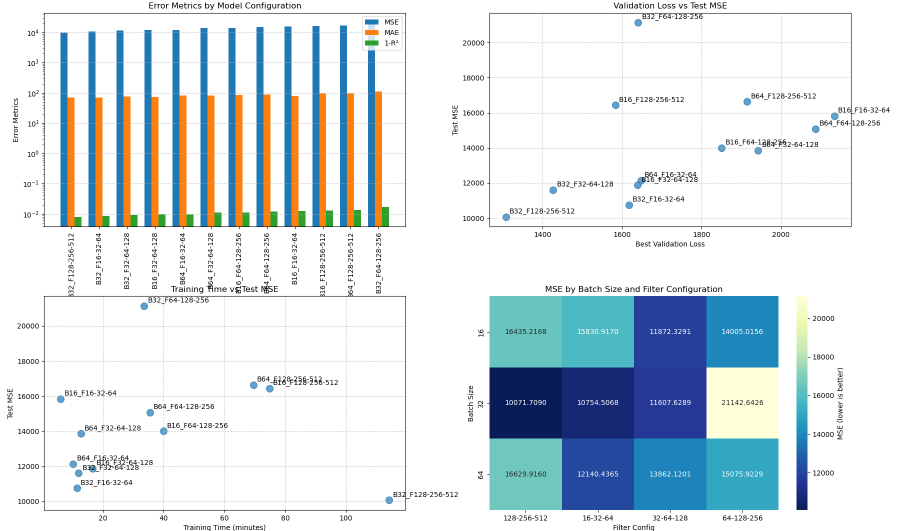
#> input picture batch_filter.png, 1800 x 1061 px, given as the content of the folder original_images, which was not available (shown at 1/2 size)
$ python cropImg_grid.py
#> lines starting #> are read from the running program, lines starting #| are printed output that depends on the picture; after the words box and inside, x2 and y2 are one past the last pixel; in counts of white or black regions, pixels touching at a corner belong together; pictures that were not available may be replaced by others from this repository, and a replacement may not be noted

import os
import cv2
import numpy as np
import argparse
from pathlib import Path

def crop_center_grid(input_folder, output_folder, grid_size=4, crop_size=512, visualize=True):
    """
    Creates a grid of crops from the center of each image, excluding the 4 corner cells.

    Parameters:
    input_folder: str - path to folder containing original images
    output_folder: str - path to save cropped images
    grid_size: int - size of the grid (e.g., 4 for a 4x4 grid)
    crop_size: int - size of each crop (width and height)
    visualize: bool - whether to create visualization of crops on original image
    """
#> called with input_folder = 'original_images', output_folder = 'cropped_images', grid_size = 4, crop_size = 512, visualize = True
    # Create output folder if it doesn't exist
    os.makedirs(output_folder, exist_ok=True)

    # Walk through all subdirectories
    for root, dirs, files in os.walk(input_folder):
        # Filter image files
        image_files = [f for f in files if f.lower().endswith(('.png', '.jpg', '.tif', '.jpeg'))]
        print(f"Processing files in {root}: {len(image_files)} images found")

        for img_file in image_files:
            # Read image
            img_path = os.path.join(root, img_file)
            img = cv2.imread(img_path)
#> img is the input picture: shape (1061, 1800, 3); mean B, G, R 230.2, 225.6, 216.9

            if img is None:
                print(f"Could not read image: {img_path}")
                continue

            # Get image dimensions
            height, width = img.shape[:2]
#> height = 1061; width = 1800

            # Calculate the total grid area size
            total_grid_width = grid_size * crop_size
            total_grid_height = grid_size * crop_size

            # Calculate starting position to center the grid
            start_x = max(0, (width - total_grid_width) // 2)
#> start_x = 0
            start_y = max(0, (height - total_grid_height) // 2)
#> start_y = 0

            # Adjust if the grid would go beyond image boundaries
            if start_x + total_grid_width > width:
                start_x = max(0, width - total_grid_width)
            if start_y + total_grid_height > height:
                start_y = max(0, height - total_grid_height)

            # Make a copy of the original image for visualization
            if visualize:
                viz_img = img.copy()

                # Draw the overall grid boundary in red
                cv2.rectangle(viz_img,
                             (start_x, start_y),
                             (start_x + total_grid_width, start_y + total_grid_height),
                             (0, 0, 255), 3)  # Red, thickness 3
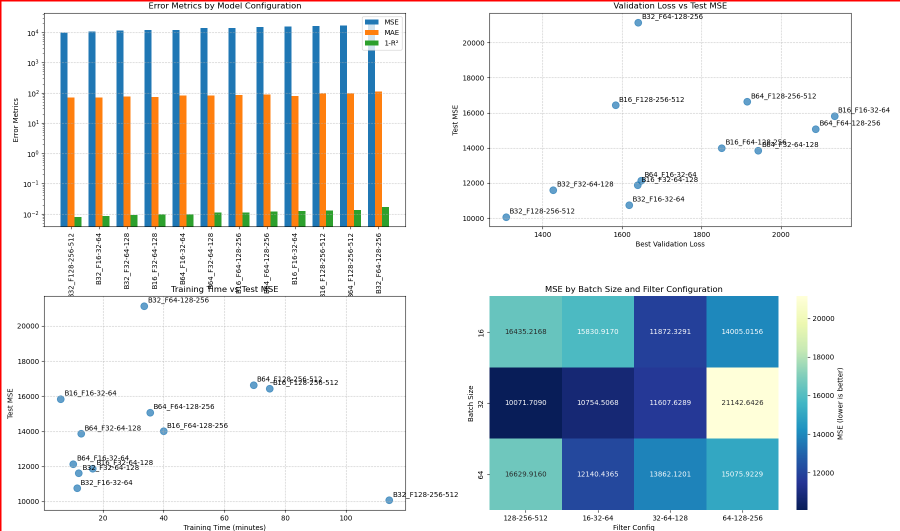
#> viz_img: shape (1061, 1800, 3) (shown at 1/2 size); 0.45% of pixels changed, all inside (x1, y1, x2, y2) = (0, 0, 1800, 1061)

            # Get relative path to maintain folder structure in output
            rel_path = os.path.relpath(root, input_folder)

            # Create corresponding output subfolder
            if rel_path != '.':
                curr_output_folder = os.path.join(output_folder, rel_path)
                os.makedirs(curr_output_folder, exist_ok=True)
            else:
                curr_output_folder = output_folder

            # Create base filename for crops
            base_name = os.path.splitext(img_file)[0]

            # Process each grid cell
            crop_count = 0
            for row in range(grid_size):
                for col in range(grid_size):
                    # Skip the 4 corner cells
                    if (row == 0 and col == 0) or \
                       (row == 0 and col == grid_size - 1) or \
                       (row == grid_size - 1 and col == 0) or \
                       (row == grid_size - 1 and col == grid_size - 1):
                        continue

                    # Calculate crop coordinates
                    x = start_x + col * crop_size
                    y = start_y + row * crop_size

                    # Make sure crop is within image bounds
                    if x + crop_size > width or y + crop_size > height:
                        continue

                    # Extract the crop
                    crop = img[y:y+crop_size, x:x+crop_size]

                    # Skip empty or nearly empty crops (optional)
                    if np.sum(crop) < 100:  # Skip very dark crops
                        continue

                    # Save crop
                    crop_name = f"{base_name}_grid_r{row}_c{col}.png"
                    crop_path = os.path.join(curr_output_folder, crop_name)
                    cv2.imwrite(crop_path, crop)

                    # Draw rectangle for this crop on visualization image
                    if visualize:
                        color = (0, 255, 0)  # Green for normal grid cells
                        cv2.rectangle(viz_img,
                                     (x, y),
                                     (x + crop_size, y + crop_size),
                                     color, 2)

                        # Add grid position text
                        text = f"r{row}c{col}"
                        cv2.putText(viz_img, text,
                                   (x + 5, y + 25),
                                   cv2.FONT_HERSHEY_SIMPLEX, 0.7,
                                   (255, 255, 255), 2)

                    crop_count += 1
#> this loop made 4 passes
#> pass 1, in crop_center_grid, `cv2.imwrite(crop_path, crop)`:
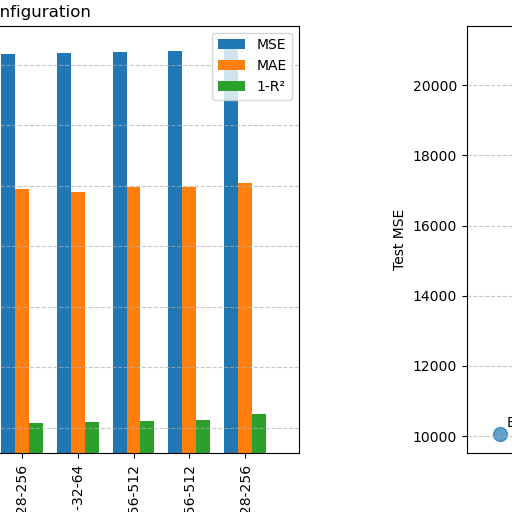
#> saved as batch_filter_grid_r0_c1.png: shape (512, 512, 3); mean B, G, R 223.7, 226.4, 225
#> pass 1, in crop_center_grid, `cv2.imwrite(crop_path, crop)`:
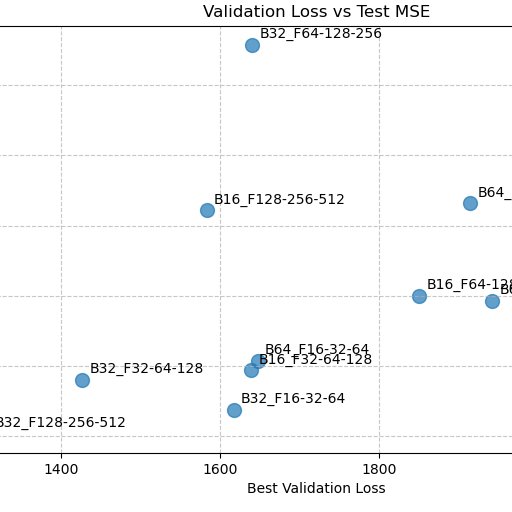
#> saved as batch_filter_grid_r0_c2.png: shape (512, 512, 3); mean B, G, R 248.8, 248.5, 248.1
#> pass 2, in crop_center_grid, `cv2.imwrite(crop_path, crop)`:
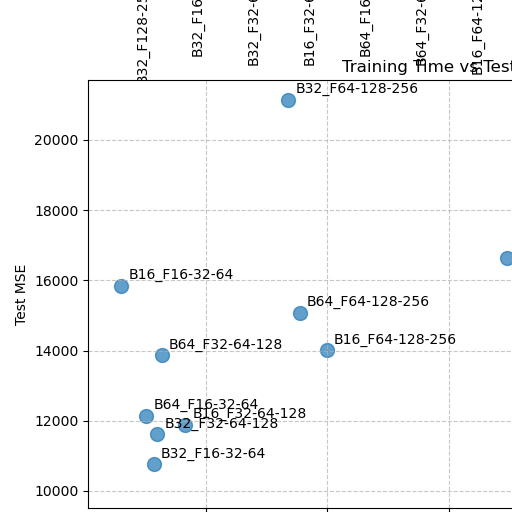
#> saved as batch_filter_grid_r1_c0.png: shape (512, 512, 3); mean B, G, R 247, 246.7, 246.3
#> pass 2, in crop_center_grid, `cv2.imwrite(crop_path, crop)`:
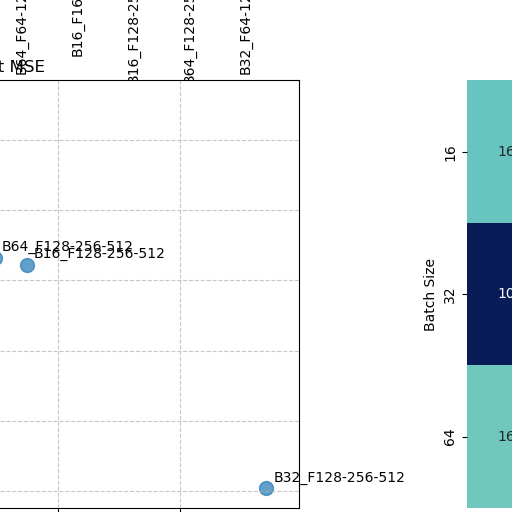
#> saved as batch_filter_grid_r1_c1.png: shape (512, 512, 3); mean B, G, R 243.5, 242.4, 237.4
#> after the loop:
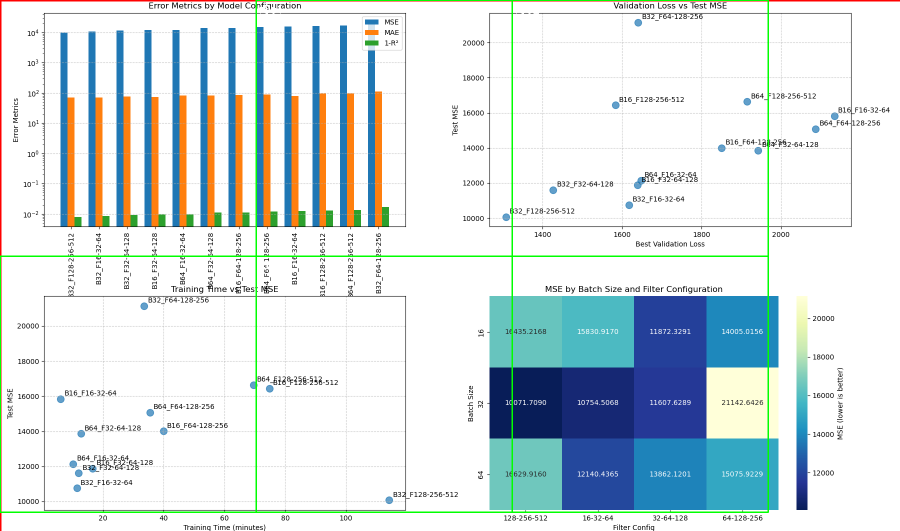
#> viz_img: shape (1061, 1800, 3) (shown at 1/2 size); 1.13% of pixels changed, all inside (x1, y1, x2, y2) = (0, 0, 1538, 1026)
#> after the loop, crop_count = 5

            print(f"Created {crop_count} crops from {img_path}")
#| Created 5 crops from _only/batch_filter.png

            # Draw the corner cells that are skipped (in black)
            if visualize:
                corner_positions = [
                    (0, 0),  # Top-left
                    (0, grid_size - 1),  # Top-right
                    (grid_size - 1, 0),  # Bottom-left
                    (grid_size - 1, grid_size - 1)  # Bottom-right
                ]

                for row, col in corner_positions:
                    x = start_x + col * crop_size
                    y = start_y + row * crop_size
                    cv2.rectangle(viz_img,
                                 (x, y),
                                 (x + crop_size, y + crop_size),
                                 (0, 0, 0), 2)  # Black for skipped corners
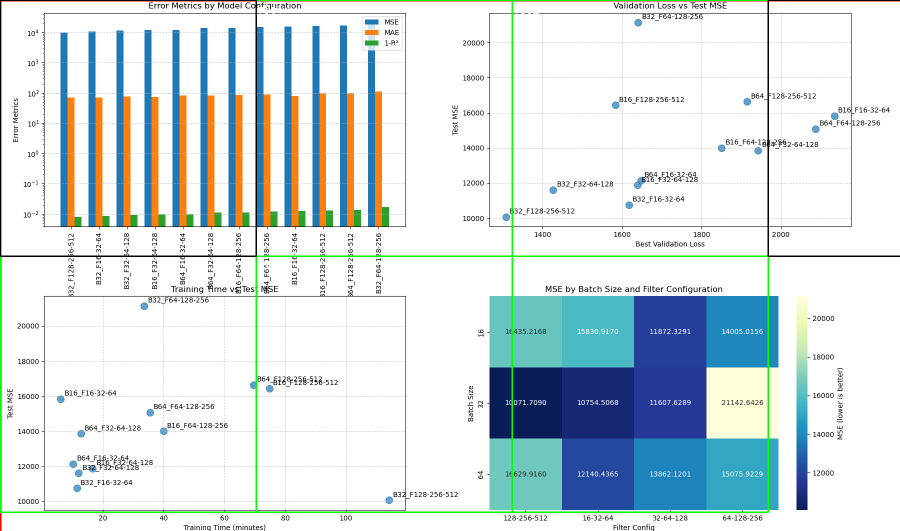
#> viz_img: shape (1061, 1800, 3) (shown at 1/2 size); 0.42% of pixels changed, all inside (x1, y1, x2, y2) = (0, 0, 1800, 514)

                # Save visualization image
                viz_name = f"{os.path.splitext(img_file)[0]}_grid_visualization.jpg"
                viz_path = os.path.join(curr_output_folder, viz_name)
                cv2.imwrite(viz_path, viz_img)
                print(f"Created visualization image: {viz_path}")
#| Created visualization image: cropped_images/../_only/batch_filter_grid_visualization.jpg

def main():
    # Parse command line arguments
    parser = argparse.ArgumentParser(description='Crop images into a grid pattern')
    parser.add_argument('--input', type=str, default="original_images",
                        help='Input folder containing original images')
    parser.add_argument('--output', type=str, default="cropped_images",
                        help='Output folder for cropped images')
    parser.add_argument('--grid_size', type=int, default=4,
                        help='Size of the grid (e.g., 4 for a 4x4 grid)')
    parser.add_argument('--crop_size', type=int, default=512,
                        help='Size of each crop in pixels (width and height)')
    parser.add_argument('--visualize', action='store_true',
                        help='Generate visualization images of the grid')
    parser.add_argument('--no-visualize', dest='visualize', action='store_false',
                        help='Do not generate visualization images')
    parser.set_defaults(visualize=True)

    args = parser.parse_args()

    # Run the crop function with parsed arguments
    crop_center_grid(args.input, args.output, args.grid_size, args.crop_size, args.visualize)

if __name__ == "__main__":
    main()
